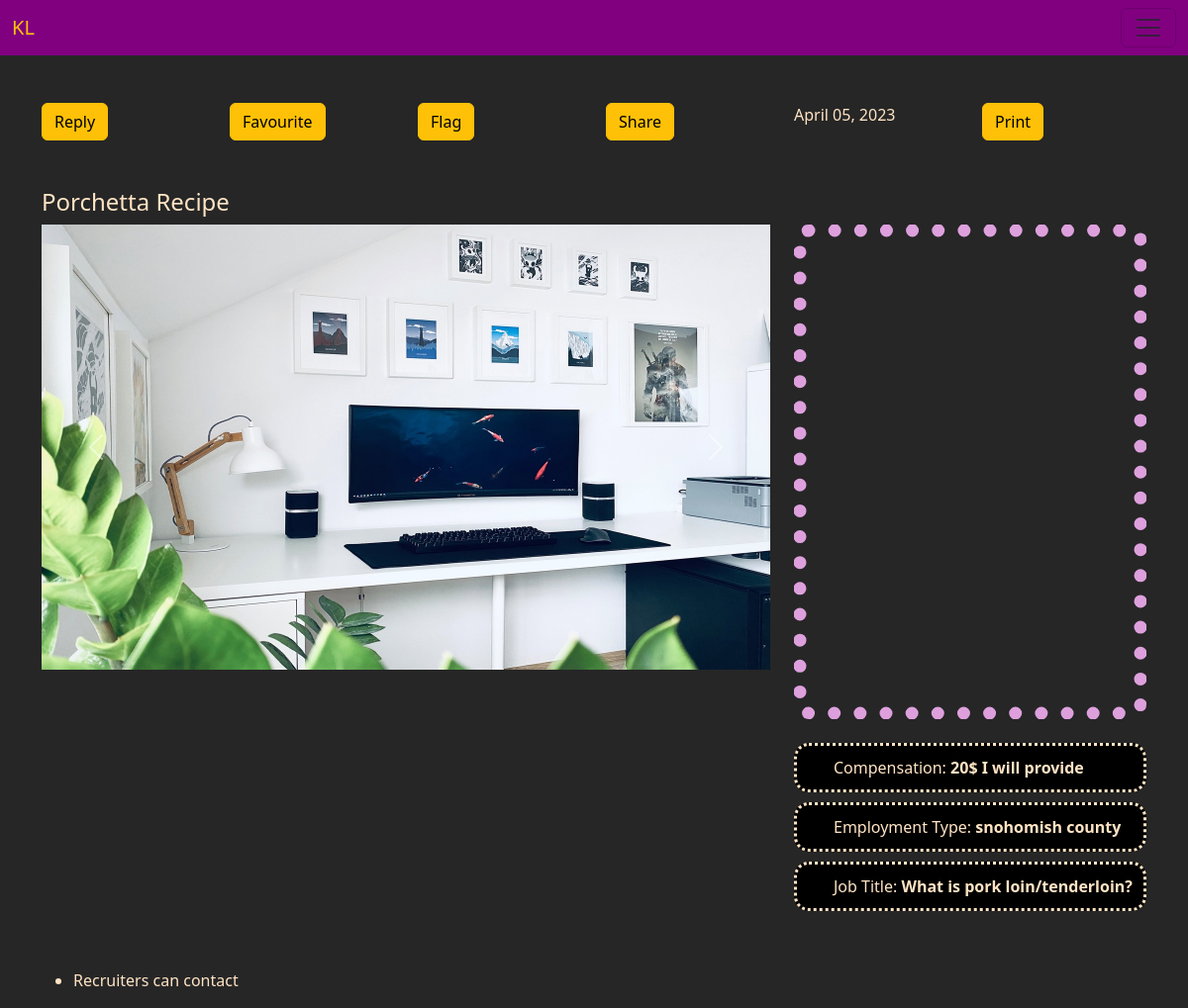
Screenshot of /jobs/job-details/14 with the database file from the repository.
### jobs/models.py (models this page shows)
class Jobs(models.Model):
    city            = models.CharField(max_length=255)
    category        = models.CharField(max_length=255)
    postTitle       = models.TextField()
    Neighborhood    = models.TextField()
    postalCode      = models.CharField(max_length=15)
    description     = tinymce_models.HTMLField()
    employementType = models.CharField(max_length=255)
    direct_contact_recureters= models.BooleanField(default=False)
    internship      = models.BooleanField(default=False)
    non_prof_org    = models.BooleanField(default=False)
    relo_ass_available = models.BooleanField(default=False)
    telecommuting   = models.BooleanField(default=False)
    jobTitle        = models.TextField()
    compensation    = models.TextField()
    companyName     = models.TextField(blank=True, null=True)
    email           = models.CharField(max_length=255)
    emailPrivacy    = models.CharField(max_length=255)
    phoneCallOk     = models.BooleanField(default=False)
    smsOk           = models.BooleanField(default=False)
    showPhoneNumber = models.BooleanField(default=False)
    phoneNumber     = models.CharField(max_length=255,blank=True, null=True)
    contactName     = models.CharField(max_length=255,blank=True, null=True)
    showAddress     = models.BooleanField(default=False)
    streetName      = models.CharField(max_length=255,blank=True, null=True)
    crossStreet     = models.CharField(max_length=255,blank=True, null=True)
    cityAddress     = models.CharField(max_length=255,blank=True, null=True)
    status          = models.BooleanField(default=False)
    createdat = models.DateTimeField(
        db_column='createdAt', blank=True, null=True, auto_now_add=True)
    updatedat = models.DateTimeField(
        db_column='updatedAt', blank=True, null=True, auto_now=True)

class JobImages(models.Model):
    image = models.ImageField(upload_to='upload/jobs/')
    jobObject = models.ForeignKey(Jobs, on_delete=models.CASCADE)
    createdat = models.DateTimeField(
        db_column='createdAt', blank=True, null=True, auto_now_add=True)
    updatedat = models.DateTimeField(
        db_column='updatedAt', blank=True, null=True, auto_now=True)

### jobs/views.py (the view)
# urls.py: path('jobs/job-details/<int:id>', views.PostDetails, name='jobs/job-details'),
def PostDetails(request, id):
    try:
        job = Jobs.objects.get(id=id)
        images=JobImages.objects.filter(jobObject=job)
        latlong = ZipCodeLatLong.objects.filter(zipCode=job.postalCode).first()
        print(images)
        data = {}
        data['job'] = job
        data['images'] = images
        data['latlong'] = latlong
        return render(request, 'jobs/jobDetails.html',data)
    except Exception as e:
        print(e)
        return redirect('all-jobs')

### templates/jobs/jobDetails.html (shortened to what this page needs)
{% extends 'jobs/base.html' %}
{% block content %}
{% include "jobs/navbar.html" %}
<div class="container">
   <div class="row mt-5">
    <div class="col-md-2">
        <button type="button" class="btn btn-warning" data-bs-toggle="popover" title="Popover Header" data-bs-html="true" data-bs-content='<a href="mailto:{{job.email}}?subject=Email%20Subject&body=Email%20Body" target="_blank">{{job.email}}</a>'> Reply</button>
    </div>
    <div class="col-md-2">
        <button type="button" class="btn btn-warning">Favourite</button>
    </div>
    <div class="col-md-2">
        <button type="button" class="btn btn-warning">Flag</button>
    </div>
    <div class="col-md-2">
        <button type="button" class="btn btn-warning">Share</button>
    </div>
    <div class="col-md-2">
       {{ job.createdat|date:"F d, Y" }}
    </div>
    <div class="col-md-2">
        <button type="button" class="btn btn-warning" onclick="executePrintCommand()">Print</button>
    </div>
   </div>
    <div class="row mt-5">
        <h4>{{job.postTitle}}</h4>
        <div class="col-md-8">
            {% if images %}
            <div id="carouselExampleAutoplaying" class="carousel slide justify-content-center" data-bs-ride="carousel">
                <div class="carousel-inner">
                    {% for image in images %}
                    <div class="carousel-item {% if forloop.first %}active{% endif %}">
                        <img src="{{image.image.url }}" class="d-block w-100" alt="..." style="width: 200px; height: 450px;">
                    </div>
                    {% endfor %}
                </div>
                <button class="carousel-control-prev" type="button" data-bs-target="#carouselExampleAutoplaying" data-bs-slide="prev">
                    <span class="carousel-control-prev-icon" aria-hidden="true"></span>
                </button>
                <button class="carousel-control-next" type="button" data-bs-target="#carouselExampleAutoplaying" data-bs-slide="next">
                    <span class="carousel-control-next-icon" aria-hidden="true"></span>
                </button>
            </div>
            {% endif %}
        </div>
        <div class="col-md-4">
            <div class="mapf mb-4" id="map" style="height:500px;"></div>
            <div class="slot">Compensation: <b>{{job.compensation}}</b></div>
            <div class="slot">Employment Type: <b>{{job.employementType}}</b></div>
            <div class="slot">Job Title: <b>{{job.jobTitle}}</b></div>
        </div>
    </div>
    <ul class="mt-5">
        {% if job.direct_contact_recureters %}
        <li>Recruiters can contact</li>
        {% else %}
        <li>Recruiters, please don't contact this job poster.</li>
        {% endif %}
    </ul>
</div>
{% endblock %}

### static/css/jobs/Jobs.css (style rules this page uses)
.b { background-color:#262626; color:bisque }
.mapf { border: 13px dotted; border-radius: 15px; border-color: plum; }
.slot { background-color:black; padding-top: 10px; padding-left: 37px; padding-bottom: 10px; border-radius: 15px; border-color: plum; border: 3px dotted; margin-top:5px; margin-bottom: 10px; }

### rows the page displays
Jobs: createdat "April 05, 2023", postTitle "Porchetta Recipe", compensation "20$ I will provide", employementType "snohomish county", jobTitle "What is pork loin/tenderloin?"
JobImages: image (picture)
